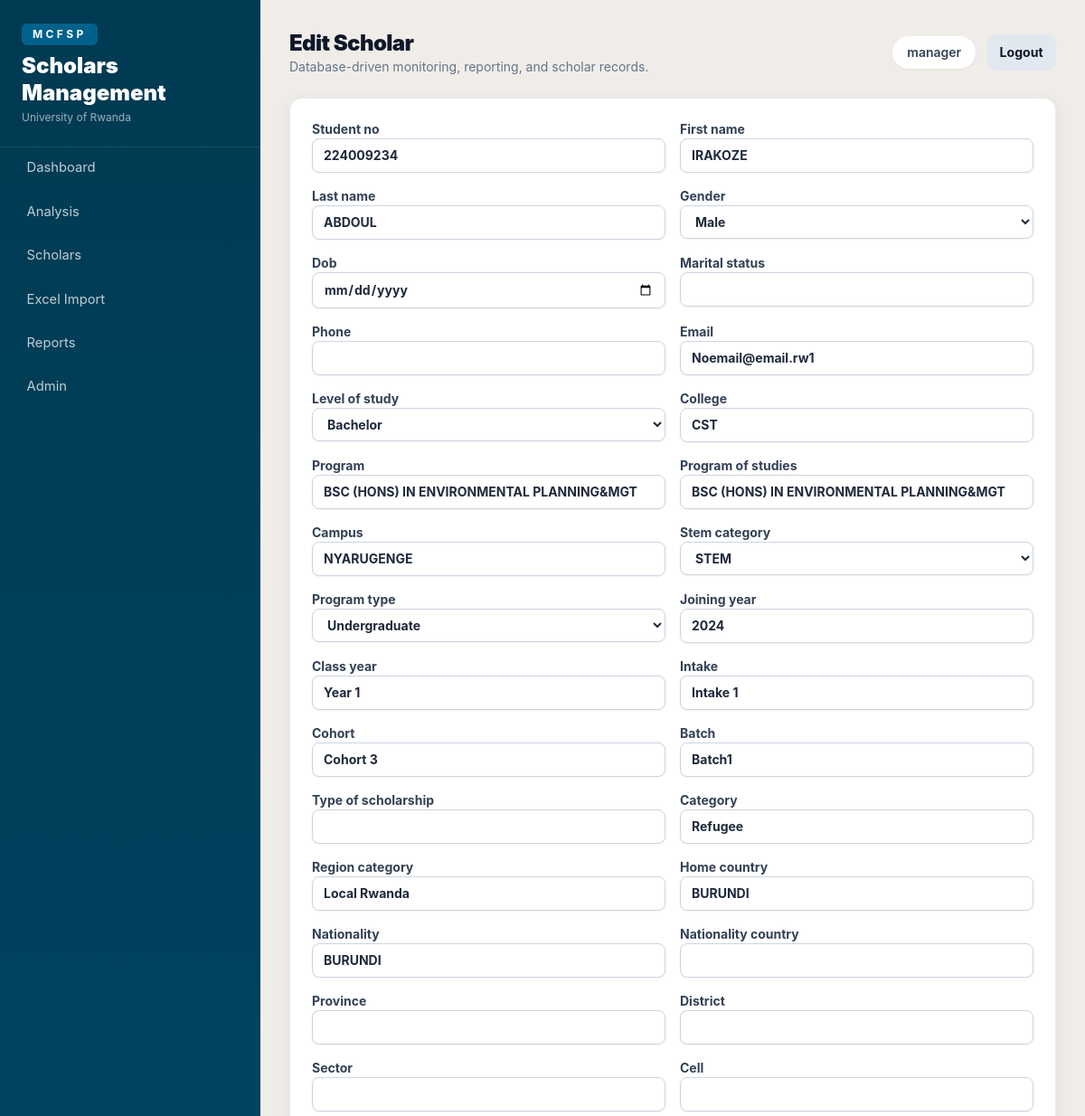
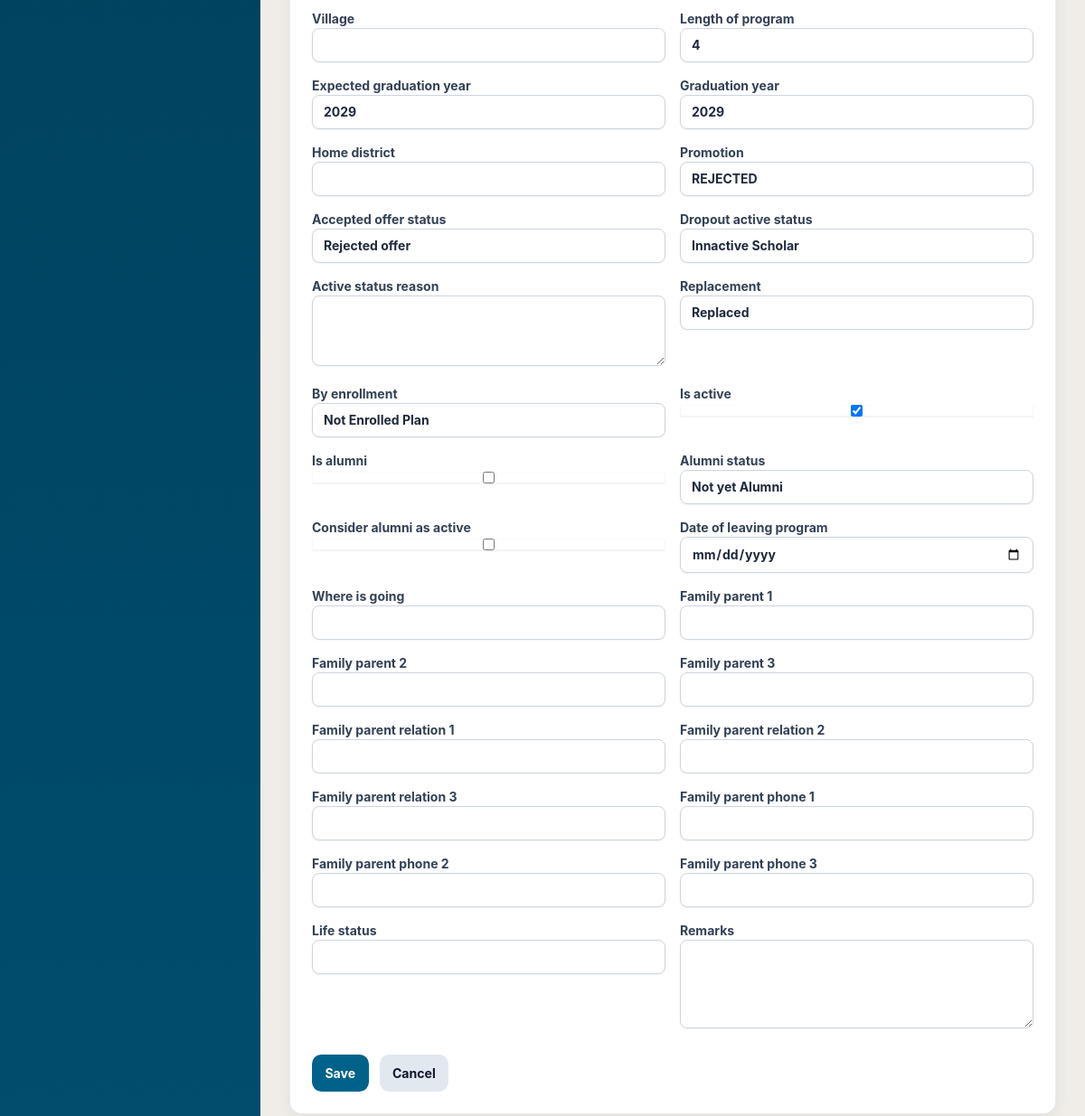
/scholars/564/edit/ (signed in), run on the app's committed database (2 pictures, top to bottom).
### scholars/models.py (models this page shows, shortened)
class Scholar(models.Model):
    GENDER_CHOICES = [("Female", "Female"), ("Male", "Male"), ("Other", "Other")]
    STEM_CHOICES = [("STEM", "STEM"), ("Non-STEM", "Non-STEM")]
    LEVEL_CHOICES = [
        ("Bachelor", "Bachelor"),
        ("Masters", "Masters"),
        ("PhD", "PhD"),
        ("Diploma", "Diploma"),
        ("Certificate", "Certificate"),
    ]
    PROGRAM_CHOICES = [("Undergraduate", "Undergraduate"), ("Postgraduate", "Postgraduate")]
    student_no = models.CharField(max_length=60, unique=True, null=True, blank=True)
    first_name = models.CharField(max_length=100)
    last_name = models.CharField(max_length=100)
    gender = models.CharField(max_length=20, choices=GENDER_CHOICES)
    category = models.CharField(max_length=80, blank=True)
    cohort = models.CharField(max_length=20)
    level_of_study = models.CharField(max_length=40, choices=LEVEL_CHOICES)
    campus = models.CharField(max_length=120)
    college = models.CharField(max_length=160)
    nationality = models.CharField(max_length=100)
    program_type = models.CharField(max_length=50, choices=PROGRAM_CHOICES, blank=True)
    program = models.CharField(max_length=200, blank=True)
    program_of_studies = models.CharField(max_length=220, blank=True)
    stem_category = models.CharField(max_length=30, choices=STEM_CHOICES, blank=True)
    is_active = models.BooleanField(default=True)
    is_alumni = models.BooleanField(default=False)
    consider_alumni_as_active = models.BooleanField(default=False)
    expected_graduation_year = models.PositiveIntegerField(null=True, blank=True)
    graduation_year = models.PositiveIntegerField(null=True, blank=True)
    class_year = models.CharField(max_length=20, blank=True)
    intake = models.CharField(max_length=60, blank=True)
    batch = models.CharField(max_length=80, blank=True)
    type_of_scholarship = models.CharField(max_length=120, blank=True)
    region_category = models.CharField(max_length=120, blank=True)
    home_country = models.CharField(max_length=120, blank=True)
    nationality_country = models.CharField(max_length=120, blank=True)
    province = models.CharField(max_length=120, blank=True)
    district = models.CharField(max_length=120, blank=True)
    sector = models.CharField(max_length=120, blank=True)
    cell = models.CharField(max_length=120, blank=True)
    village = models.CharField(max_length=120, blank=True)
    length_of_program = models.CharField(max_length=60, blank=True)
    home_district = models.CharField(max_length=120, blank=True)
    promotion = models.CharField(max_length=120, blank=True)
    accepted_offer_status = models.CharField(max_length=120, blank=True)
    dropout_active_status = models.CharField(max_length=120, blank=True)
    active_status_reason = models.TextField(blank=True)
    replacement = models.CharField(max_length=120, blank=True)
    by_enrollment = models.CharField(max_length=120, blank=True)
    alumni_status = models.CharField(max_length=120, blank=True)
    dob = models.DateField(null=True, blank=True)
    marital_status = models.CharField(max_length=60, blank=True)
    joining_year = models.PositiveIntegerField(null=True, blank=True)
    phone = models.CharField(max_length=50, blank=True)
    email = models.EmailField(unique=True)
    date_of_leaving_program = models.DateField(null=True, blank=True)
    where_is_going = models.CharField(max_length=200, blank=True)
    family_parent_1 = models.CharField(max_length=160, blank=True)
    family_parent_2 = models.CharField(max_length=160, blank=True)
    family_parent_3 = models.CharField(max_length=160, blank=True)
    family_parent_relation_1 = models.CharField(max_length=120, blank=True)
    family_parent_relation_2 = models.CharField(max_length=120, blank=True)
    family_parent_relation_3 = models.CharField(max_length=120, blank=True)
    family_parent_phone_1 = models.CharField(max_length=50, blank=True)
    family_parent_phone_2 = models.CharField(max_length=50, blank=True)
    family_parent_phone_3 = models.CharField(max_length=50, blank=True)
    life_status = models.CharField(max_length=160, blank=True)
    remarks = models.TextField(blank=True)
    created_at = models.DateTimeField(auto_now_add=True)
    updated_at = models.DateTimeField(auto_now=True)
    class Meta:
        ordering = ["last_name", "first_name"]
        indexes = [
            models.Index(fields=["cohort", "category", "gender"]),
            models.Index(fields=["campus", "college"]),
            models.Index(fields=["is_active", "is_alumni"]),
            models.Index(fields=["student_no"]),
            models.Index(fields=["type_of_scholarship"]),
        ]

### scholars/views.py (the view)
# urls.py: path("<int:pk>/edit/", views.scholar_update, name="scholar_edit"),
@role_required(PROGRAM_MANAGER, DATA_OFFICER)
def scholar_update(request, pk):
    scholar = get_object_or_404(Scholar, pk=pk)
    form = ScholarForm(request.POST or None, instance=scholar)
    if request.method == "POST" and form.is_valid():
        scholar = form.save()
        messages.success(request, "Scholar updated successfully.")
        return redirect(scholar)
    return render(request, "scholars/form.html", {"form": form, "title": "Edit Scholar"})

### accounts/permissions.py (called while the page is built)
def user_role(user):
    if user.is_superuser:
        return ADMIN
    return getattr(getattr(user, "profile", None), "role", VIEWER)

def role_required(*roles):
    def decorator(view_func):
        @wraps(view_func)
        @login_required
        def wrapped(request, *args, **kwargs):
            role = user_role(request.user)
            if role == ADMIN or role in roles:
                return view_func(request, *args, **kwargs)
            messages.error(request, "You do not have permission to perform that action.")
            raise PermissionDenied
        return wrapped
    return decorator

### scholars/forms.py (called while the page is built)
    def _style_fields(self):
        for field in self.fields.values():
            classes = field.widget.attrs.get("class", "")
            field.widget.attrs["class"] = f"{classes} {self.base_class}".strip()

### templates/scholars/form.html (shortened to what this page needs)
{% extends "base.html" %}
{% block page_title %}{{ title }}{% endblock %}
{% block content %}
<form method="post" class="card p-6">
  <div class="grid gap-4 md:grid-cols-2">
    {% for field in form %}
      <label class="text-sm font-bold text-slate-700">{{ field.label }}{{ field }}</label>
    {% endfor %}
  </div>
  <div class="mt-6 flex gap-3"><button class="btn btn-primary">Save</button><a class="btn btn-secondary" href="{% url 'scholar_list' %}">Cancel</a></div>
</form>
{% endblock %}

### templates/base.html (shortened to what this page needs)
{% load static %}
<!doctype html>
<html lang="en">
<head>
  <script src="https://cdn.tailwindcss.com"></script>
  <link rel="stylesheet" href="{% static 'css/app.css' %}">
</head>
<body class="bg-[#f0ede8] text-slate-900">
  <div class="min-h-screen lg:flex">
    <aside class="no-print sidebar text-white lg:fixed lg:inset-y-0 lg:w-72">
      <div class="px-6 py-6 border-b border-white/10">
        <div class="inline-flex rounded-md bg-[#00628b] px-3 py-1 text-xs font-bold uppercase tracking-[0.28em] text-white shadow-sm">MCFSP</div>
        <div class="mt-2 text-2xl font-black leading-tight">Scholars Management</div>
        <div class="mt-1 text-xs text-white/60">University of Rwanda</div>
      </div>
      <nav class="space-y-1 px-4 pb-6">
        <a class="nav-link" href="{% url 'dashboard' %}">Dashboard</a>
        <a class="nav-link" href="{% url 'analysis' %}">Analysis</a>
        <a class="nav-link" href="{% url 'scholar_list' %}">Scholars</a>
        <a class="nav-link" href="{% url 'import_upload' %}">Excel Import</a>
        <a class="nav-link" href="{% url 'report_index' %}">Reports</a>
        <a class="nav-link" href="{% url 'admin:index' %}">Admin</a>
      </nav>
    </aside>
    <main class="lg:ml-72 flex-1 p-4 sm:p-6 lg:p-8">
      <header class="no-print mb-6 flex flex-col gap-3 sm:flex-row sm:items-center sm:justify-between">
        <div>
          <h1 class="text-2xl font-black tracking-tight">{% block page_title %}Dashboard{% endblock %}</h1>
          <p class="text-sm text-slate-500">Database-driven monitoring, reporting, and scholar records.</p>
        </div>
        <div class="flex items-center gap-3 text-sm">
          {% if user.is_authenticated %}
            <span class="rounded-full bg-white px-4 py-2 font-semibold text-slate-700 shadow-sm">{{ user.username }}</span>
            <form method="post" action="{% url 'logout' %}">{% csrf_token %}<button class="btn btn-secondary">Logout</button></form>
          {% endif %}
        </div>
      </header>
      {% block content %}{% endblock %}
    </main>
  </div>
</body>
</html>

### static/css/app.css (style rules this page uses)
:root { --primary: #00628b; --primary-dark: #004d6e; --primary-deep: #003a52; --primary-mid: #0079aa; --primary-pale: #d0e9f5; --primary-faint:#edf6fb; --gold: #c68b1a; --gold-pale: #fdf3dd; --bg: #f0ede8; --ink: #354055; --muted: #8e9aaa; --mcfsp-blue: #00628b; --mcfsp-teal: #00628b; --mcfsp-gold: #c68b1a; --mcfsp-bg: #f0ede8; --mcfsp-ink: #354055; --mcfsp-muted: #8e9aaa; }
body { font-family: Inter, ui-sans-serif, system-ui, -apple-system, BlinkMacSystemFont, "Segoe UI", sans-serif; }
.sidebar { background: linear-gradient(180deg, var(--primary-deep) 0%, var(--primary-dark) 100%); }
.nav-link { display:flex; align-items:center; gap:.65rem; border-radius:.65rem; padding:.7rem .85rem; color:rgba(255,255,255,.75); font-size:.92rem; transition:background .15s, color .15s; }
.card { border:1px solid rgba(30,40,50,.09); background:#fff; border-radius:14px; box-shadow:0 4px 16px rgba(0,62,90,.07); }
.btn { display:inline-flex; align-items:center; justify-content:center; gap:.4rem; border-radius:.65rem; padding:.62rem .9rem; font-weight:700; font-size:.88rem; transition:filter .15s; }
.btn-primary { background:var(--primary); color:white; }
.btn-secondary { background:#e2e8f0; color:#0f172a; }

### data on the page
Scholar: form "224009234" "IRAKOZE" "ABDOUL" "Male" "Noemail@email.rw1" "Bachelor" "CST" "BSC (HONS) IN ENVIRONMENTAL PLANNING&MGT" "BSC (HONS) IN ENVIRONMENTAL PLANNING&MGT" "NYARUGENGE" "STEM" "Undergraduate" "2024" "Year 1" "Intake 1" "Cohort 3" "Batch1" "Refugee" "Local Rwanda" "BURUNDI" "BURUNDI" "4" "2029" "2029" "REJECTED" "Rejected offer" "Innactive Scholar" "Replaced" "Not Enrolled Plan" "☑" "Not yet Alumni"

### other printed values
{{ title }} "Edit Scholar"
{{ user.username }} "manager"
{{ field.label }} "Student no" "First name" "Last name" "Gender" "Dob" "Marital status" "Phone" "Email" "Level of study" "College" "Program" "Program of studies" "Campus" "Stem category" "Program type" "Joining year" "Class year" "Intake" "Cohort" "Batch" "Type of scholarship" "Category" "Region category" "Home country" "Nationality" "Nationality country" "Province" "District" "Sector" "Cell" "Village" "Length of program" "Expected graduation year" "Graduation year" "Home district" "Promotion" "Accepted offer status" "Dropout active status" "Active status reason" "Replacement" "By enrollment" "Is active" "Is alumni" "Alumni status" "Consider alumni as active" "Date of leaving program" "Where is going" "Family parent 1" "Family parent 2" "Family parent 3" "Family parent relation 1" "Family parent relation 2" "Family parent relation 3" "Family parent phone 1" "Family parent phone 2" "Family parent phone 3" "Life status" "Remarks"
